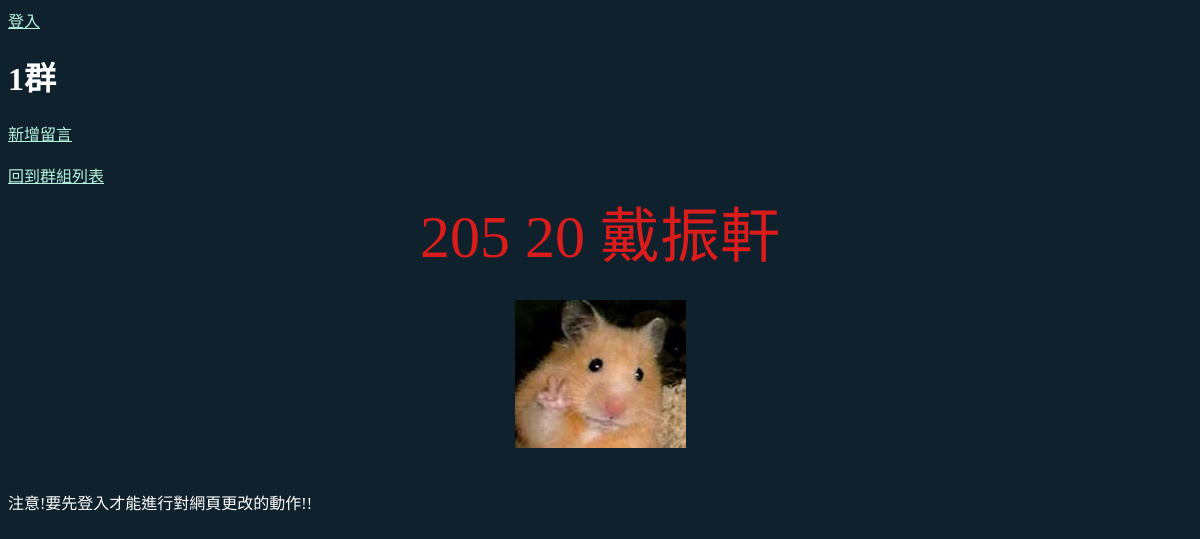
Before: /chat/1/ with the older database file.
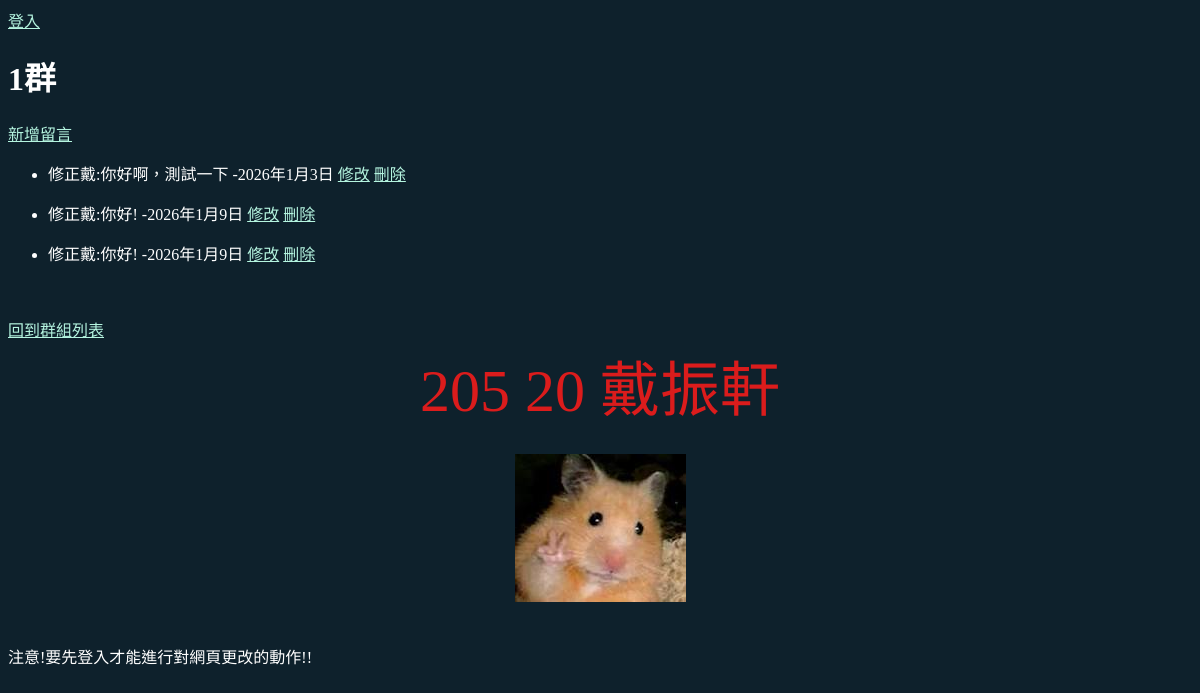
After: the same page with the newer database file.
### chat/models.py (models this page shows, shortened)
class CHAT(models.Model):   #文字
    subject = models.CharField("內文",max_length=200)
    created = models.DateField("建立日期",auto_now_add=True) #發送時間
    user_name = models.CharField("使用者名稱",max_length=64)
    group_id = models.IntegerField("群組編號")

### chat/views.py (the view)
# urls.py: path("<int:pk>/", Chatview.as_view(), name= 'chat_view'),
class Chatview(DetailView):
    model = GROUP
    def get_context_data(self, **kwargs):
        ctx = super().get_context_data(**kwargs)
        ctx['chat_list'] = CHAT.objects.filter(group_id = self.object.id)
        return ctx

### templates/chat/group_detail.html (shortened to what this page needs)
{% extends 'base.html' %}
{% block main %}
    <h1>{{ group.group_name }}</h1>
    <a href="{% url 'chat_create' group.id %}">新增留言</a>
    {% for ch in chat_list %}
        <ul>
            <li>{{ ch.user_name }}:{{ ch.subject }}  -{{ ch.created }}
            <a href="{% url 'chat_edit' ch.id %}">修改</a>
            <a href="{% url 'chat_delete' ch.id %}">刪除</a>
            </li>
        </ul>
    {% endfor %}
    <br />
    <br />
    <a href="{% url 'group_list' %}">回到群組列表</a>
{% endblock %}

Changed rows visible on the page:
added CHAT: user_name "修正戴", subject "你好啊，測試一下", created "2026年1月3日"
added CHAT: user_name "修正戴", subject "你好!", created "2026年1月9日"
added CHAT: user_name "修正戴", subject "你好!", created "2026年1月9日"
